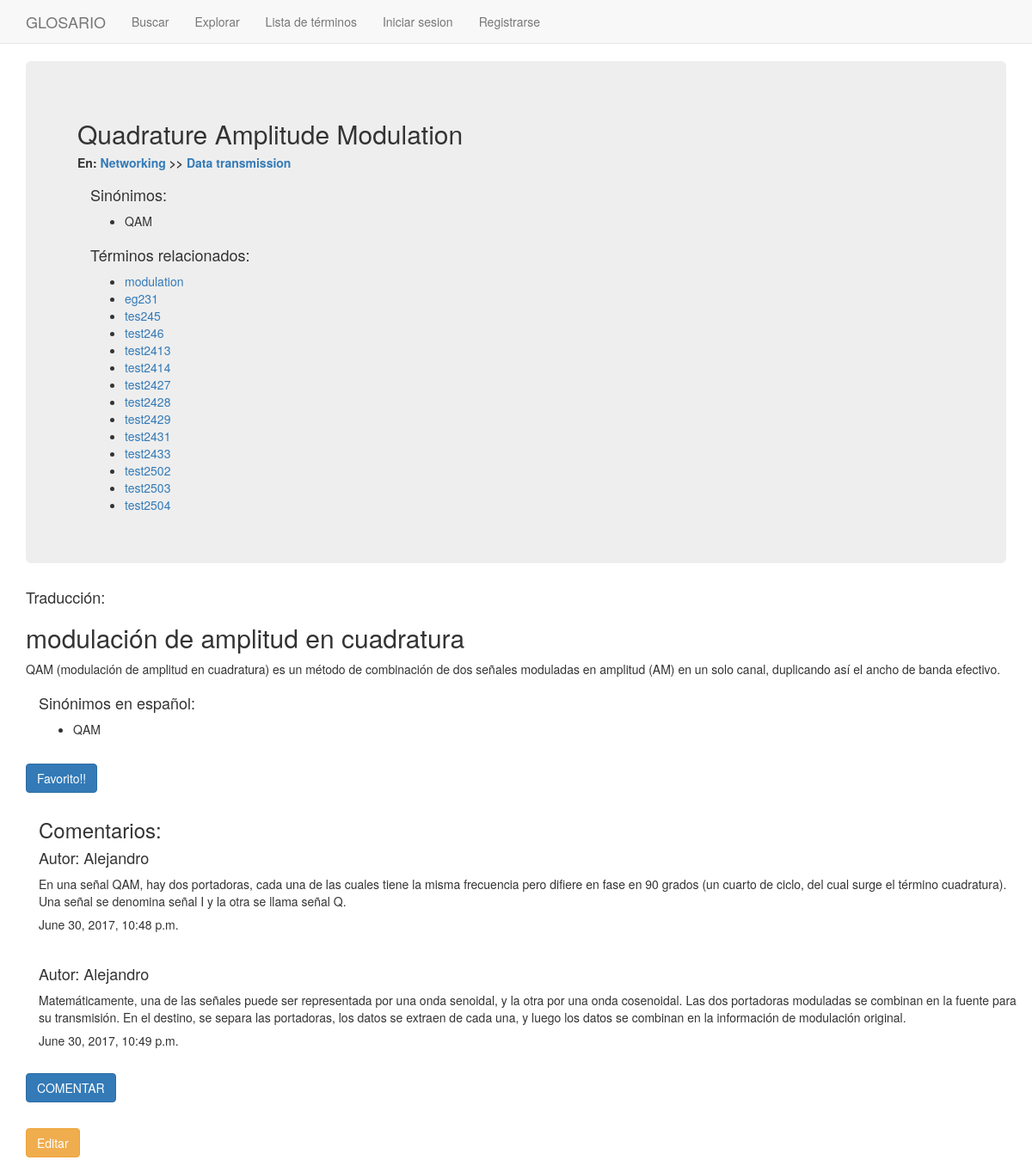
/entry_list/2/, run on an earlier commit of the app's database.
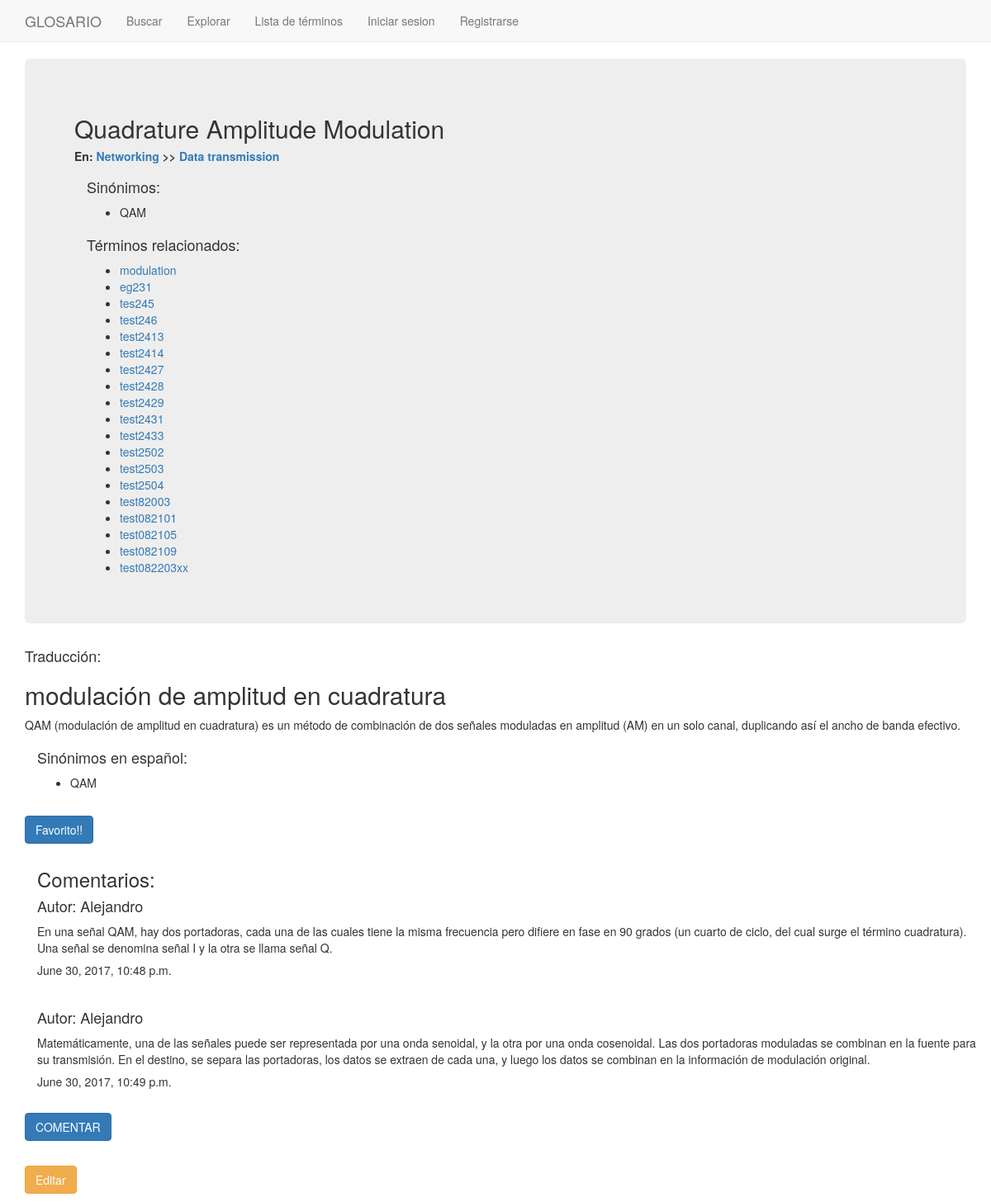
And on a later commit of the database.
### glosario/models.py (models this page shows, shortened)
class Theme(models.Model):
    class Meta:
        permissions = (("can_create_theme","Can create theme"),)
    theme_name = models.CharField(max_length=100, unique=True)
    parent_chapter = models.ForeignKey(Chapter, related_name = 'child_themes')
    def __str__(self):
        return self.theme_name

class Chapter(models.Model):
    class Meta:
        permissions = (("can_create_chapter","Can create chapter"),)
    chapter_name = models.CharField(max_length=100, unique=True)

class English_Alternative(models.Model):
    english_synonym = models.CharField(max_length=100, null=False, blank=False)
    english_original = models.ForeignKey(English_Entry, on_delete=models.CASCADE, related_name = 'english_alternatives')

class English_Entry(models.Model):
    class Meta:
        permissions = (("can_create_entry","Can create entry"),
                ("can_edit_entry","Can edit entry"),
                ("can_modify_users","Can modify users"),)
    english_word = models.CharField(max_length=100, unique=True)
    parent_theme = models.ManyToManyField(Theme, related_name = 'child_entries')
    english_related = models.ManyToManyField('self', blank=True, related_name = 'english_main')
    def __str__(self):
        return self.english_word

class Spanish_Alternative(models.Model):
    spanish_synonym = models.CharField(max_length=100, null=False, blank=False)
    spanish_original = models.ForeignKey(Spanish_Entry, on_delete=models.CASCADE, related_name = 'spanish_alternatives')
    def __str__(self):
        return self.spanish_synonym

class Comment(models.Model):
    class Meta:
        permissions = (("can_write_comment","Can write comment"),)
    english_entry = models.ForeignKey(English_Entry, on_delete=models.CASCADE, related_name = 'comments')
    author = models.CharField(max_length=100, default = 'engtranslator')
    text = models.TextField(max_length=500, null=False, blank=False)
    created_date = models.DateTimeField(default=timezone.now)
    approved_comment = models.BooleanField(default=True)
    def __str__(self):
        return self.text

### glosario/views.py (the view)
# urls.py: url(r'^entry_list/(?P<pk>[-\w]+)/$', views.EntriesDetailView.as_view(),name='entry_detail'),
class EntriesDetailView(DetailView):
    model = English_Entry
    context_object_name = 'entry_detail'
    template_name = 'glosario/entry_detail.html'

### glosario/templates/glosario/entry_detail.html (shortened to what this page needs)
{% extends "base.html" %}
{% block content %}
    <div class = "jumbotron">
        <h2>{{entry_detail.english_word}}</h2>
          {% for tema in entry_detail.parent_theme.all %}
            <h5><b>En: <a href="{% url 'chapters_list' %}{{tema.parent_chapter.chapter_name}}">{{tema.parent_chapter.chapter_name}}</a> >> <a href="{% url 'chapters_list' %}{{tema.parent_chapter.chapter_name}}/{{tema}}">{{tema}}</a></b></h5>
          {% endfor %}
      <div class = "container">
        {% if entry_detail.english_alternatives.all %}
          <h4>Sinónimos:</h4>
          <ul>
            {% for alternative in entry_detail.english_alternatives.all %}
              <li>{{alternative.english_synonym}}</li>
            {% endfor %}
          </ul>
        {% endif %}
      </div>
      <div class = "container">
        {% if entry_detail.english_related.all %}
          <h4>Términos relacionados:</h4>
          <ul>
            {% for related in entry_detail.english_related.all %}
              <li><a href="{% url 'entry_list' %}{{related.id}}">{{related}}</a></li>
            {% endfor %}
          </ul>
        {% endif %}
      </div>
    </div>
      <div class = "continer">
        <h4>Traducción:</h4>
        <h2>{{entry_detail.child_spanish.spanish_word}}</h2>
        <p>{{entry_detail.child_spanish.spanish_definition}}</p>
      </div>
      <div class = "container">
        {% if entry_detail.child_spanish.spanish_alternatives.all %}
          <h4>Sinónimos en español:</h4>
          <ul>
            {% for alterno in entry_detail.child_spanish.spanish_alternatives.all %}
              <li>{{alterno}}</li>
            {% endfor %}
          </ul>
        {% endif %}
      </div>
      <br>
      <p><a class='btn btn-primary' href="{% url 'mark_favorite' pk=entry_detail.pk%}">Favorito!!</a></p>
      <div class = "container">
        {% if entry_detail.comments.all %}
          <h3>Comentarios:</h3>
            {% for comment in entry_detail.comments.all %}
              <h4>Autor: {{comment.author}}</h4>
              <p>{{comment}}</p>
              <h5>{{comment.created_date}}</h5>
              <br>
            {% endfor %}
        {% endif %}
      </div>
      <p><a class='btn btn-primary' href="{% url 'comment' pk=entry_detail.pk%}">COMENTAR</a></p>
      <br>
      <p><a class='btn btn-warning' href="{% url 'entry_update' pk=entry_detail.pk%}">Editar</a></p>
{% endblock %}

What changed in the data, as far as the page shows it:
added English_Entry: english_word "test82003"
added English_Entry: english_word "test082101"
added English_Entry: english_word "test082105"
added English_Entry: english_word "test082109"
added English_Entry: english_word "test082203xx"
